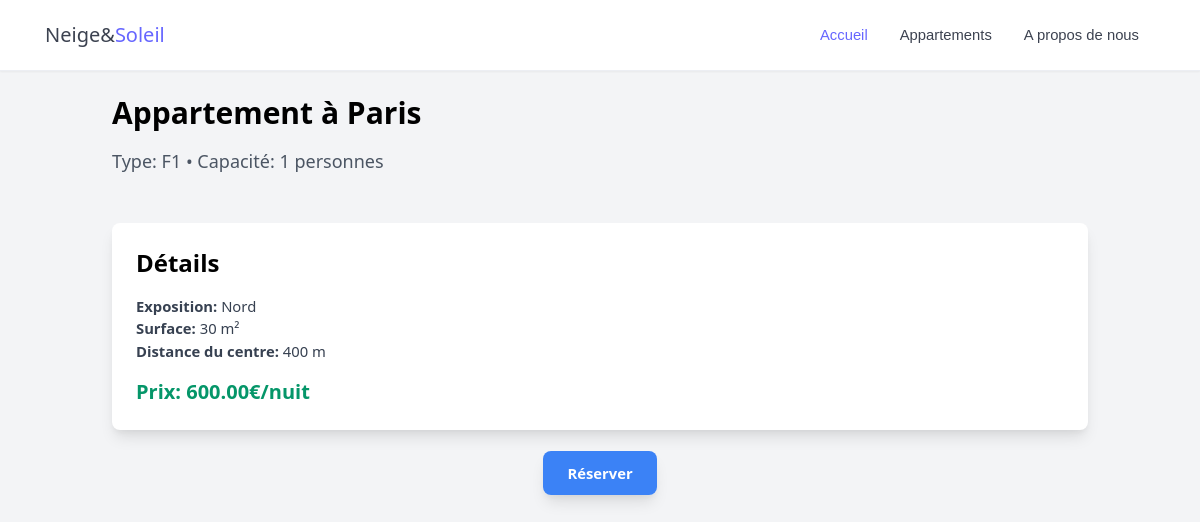
The page /Controlleur/c_detail_annonces.php?id_batiment=B001&numero_appartement=104&prix=600.00 on the database its author committed.
### tables this page shows
CREATE TABLE IF NOT EXISTS APPARTEMENT (
        ID_BATIMENT VARCHAR(30) NOT NULL,
        NUMERO_APPARTEMENT INT NOT NULL,
        ID_VILLE INT NOT NULL,
        ID_PROPRIETAIRE INT NOT NULL,
        ADRESSE VARCHAR(70) NOT NULL,
        CODE_POSTAL INT NOT NULL,
        IMG1 mediumblob DEFAULT NULL,
        IMG2 mediumblob DEFAULT NULL,
        IMG3 mediumblob DEFAULT NULL,
        IMG4 mediumblob DEFAULT NULL,
        TYPE ENUM('F1', 'F2', 'F3', 'F4', 'F5') NOT NULL,
        EXPOSITION ENUM('Nord', 'Nord-est','Nord-ouest','Sud','Sud-est','Sud-ouest','Est', 'Ouest') NOT NULL,
        SURFACE_HABITABLE INT NOT NULL,
        SURFACE_BALCON INT DEFAULT NULL,
        CAPACITE INT NOT NULL,
        DISTANCE INT NOT NULL,
        CONSTRAINT PK_APPARTEMENT PRIMARY KEY (ID_BATIMENT, NUMERO_APPARTEMENT),
        CONSTRAINT FK_APPARTEMENT_VILLE FOREIGN KEY (ID_VILLE) REFERENCES VILLE(ID_VILLE) on update cascade,
        CONSTRAINT FK_APPARTEMENT_PROPRIETAIRE FOREIGN KEY (ID_PROPRIETAIRE) REFERENCES PROPRIETAIRE(ID_PROPRIETAIRE) on update cascade on delete cascade,
        CONSTRAINT FK_APPARTEMENT_BATIMENT FOREIGN KEY (ID_BATIMENT) REFERENCES BATIMENT(ID_BATIMENT) on update cascade on delete cascade
    );

CREATE TABLE IF NOT EXISTS VILLE (
        ID_VILLE INT NOT NULL AUTO_INCREMENT,
        NOM VARCHAR(128) DEFAULT NULL,
        CONSTRAINT PK_VILLE PRIMARY KEY (ID_VILLE)
    );

### Controlleur/c_detail_annonces.php (called while the page is built, shortened)
<?php
require_once __DIR__ . "/Controlleur.class.php";
$unControleur = new Controleur();
$id_batiment = $_GET['id_batiment'] ;
$numero_appartement = $_GET['numero_appartement'] ;
$check=$unControleur->verifierAppartement($id_batiment, $numero_appartement);
if ($check == 1) {
$annonce = $unControleur->selectAppartementEkip($id_batiment, $numero_appartement);
}
else {
    header("Location: ../Vue/Erreur404.php");
}
$prixAffiche=$_GET['prix'];
 require_once __DIR__ . "/../Vue/vue_detail_annonces.php";

### Modele/Modele.class.php (called while the page is built, shortened)
<?php
	class Modele {
		private $unPdo ;
		public function __construct(){
			try {
				$serveur="localhost";
				$bdd = "NeigeSoleil";
				$user = "root";
				$mdp = "";
				$this->unPdo = new PDO("mysql:host=".$serveur.";dbname=".$bdd, $user, $mdp);
			}
			catch(PDOException $exp){
				echo "<br> Erreur de connexion à la BDD :".$exp->getMessage();
			}
		}
			public function selectAppartementEkip($id_batiment, $numero_appartement) {
				$requete = "SELECT apt.*, ekip.*, v.nom as ville FROM Ville v JOIN appartement apt ON apt.id_ville=v.id_ville LEFT JOIN Equipements ekip ON apt.id_batiment=ekip.id_batiment AND apt.numero_appartement=ekip.numero_appartement where :id_batiment = apt.id_batiment and :numero_appartement = apt.numero_appartement;";
				$exec = $this->unPdo->prepare($requete);
				$donnees = [":id_batiment" => $id_batiment, ":numero_appartement" => $numero_appartement];
				$exec->execute($donnees);
				return $exec->fetch();
			}
}
	?>

### Controlleur/Controlleur.class.php (called while the page is built, shortened)
    <?php
   require_once __DIR__ . "/../Modele/Modele.class.php";
    class Controleur {
        private $unModele;
        public function __construct (){
            $this->unModele = new Modele();
        }
        public function selectAppartementEkip($id_batiment, $numero_appartement) {
            return $this->unModele->selectAppartementEkip($id_batiment, $numero_appartement);
        }
}
?>

### Vue/vue_detail_annonces.php (the view, shortened to what this page needs)
<!DOCTYPE html>
<html lang="fr">
<head>
    <link rel="stylesheet" href="../CSS/cssnavbar.css">
    <link rel="stylesheet" href="../CSS/search-bar-accueil.css">
    <link href="https://cdn.jsdelivr.net/npm/tailwindcss@2.2.19/dist/tailwind.min.css" rel="stylesheet">
</head>
<body class="bg-gray-100">
<nav class="navbar">
    <div class="container">
      <div class="navbar-header">
        <a href="../index.php">
          <h4>Neige&<span>Soleil</span></h4>
        </a>
      </div>
      <div class="navbar-menu" id="open-navbar1">
        <ul class="navbar-nav">
          <li class="active"><a href="../index.php">Accueil</a></li>
          <li class="navbar-dropdown">
            <a href="../Controlleur/c_annonces.php">
              Appartements <i class="fa fa-angle-down"></i>
            </a>
          </li>
          <li><a href="#">A propos de nous</a></li>
        </ul>
      </div>
    </div>
  </nav>
    <div class="container mx-auto p-6">
        <h1 class="text-3xl font-bold mb-4">Appartement à <?= htmlspecialchars($annonce['ville']) ?></h1>
        <p class="text-gray-600 text-lg">Type: <?= htmlspecialchars($annonce['TYPE']) ?> • Capacité: <?= htmlspecialchars($annonce['CAPACITE']) ?> personnes</p>
        <div class="bg-white shadow-lg rounded-lg p-6">
            <h2 class="text-2xl font-semibold mb-4">Détails</h2>
            <p class="text-gray-700"><strong>Exposition:</strong> <?= htmlspecialchars($annonce['EXPOSITION']) ?></p>
            <p class="text-gray-700"><strong>Surface:</strong> <?= htmlspecialchars($annonce['SURFACE_HABITABLE']) ?> m²</p>
            <p class="text-gray-700"><strong>Distance du centre:</strong> <?= htmlspecialchars($annonce['DISTANCE']) ?> m</p>
            <p class="text-green-600 font-bold text-xl mt-4">Prix: <?= $prixAffiche ?>€/nuit</p>
        </div>
        <div class="text-center mt-8">
            <a href="../Controlleur/c_reservation.php?id_batiment=<?= $id_batiment ?>&numero_appartement=<?= $numero_appartement ?>" class="px-6 py-3 bg-blue-500 text-white font-bold rounded-lg shadow-lg hover:bg-blue-600">Réserver</a>
        </div>
    </div>
</body>
</html>

### CSS/cssnavbar.css (style rules this page uses)
* { box-sizing: border-box; padding: 0; margin: 0; }
body { font-family: "Roboto", sans-serif; font-size: 0.925rem; }
a { text-decoration: none; }
.container { width: 1170px; position: relative; margin-left: auto; margin-right: auto; padding-left: 15px; padding-right: 15px; }
.navbar, .navbar > .container { width: 100%; display: flex; flex-wrap: wrap; align-items: center; justify-content: space-between; }
.navbar { box-shadow: 0 1px 2px 0 rgba(0, 0, 0, 0.05); background-color: #fff; padding: 1rem 1.15rem; border-bottom: 1px solid #eceef3; }
@media (min-width: 576px) { .navbar .container { max-width: 540px; } }
@media (min-width: 768px) { .navbar .container { max-width: 720px; } }
@media (min-width: 992px) { .navbar .container { max-width: 960px; } }
@media (min-width: 1200px) { .navbar .container { max-width: 1140px; } }
.navbar .navbar-header { display: flex; align-items: center; }
.navbar .navbar-header > a { font-weight: 500; color: #3c4250; }
.navbar .navbar-menu { display: flex; align-items: center; flex-basis: auto; flex-grow: 1; font-family: 'Montserrat', sans-serif; }
.navbar .navbar-menu .navbar-nav { margin-left: auto; flex-direction: row; display: flex; padding-left: 0; margin-bottom: 0; list-style: none; }
.navbar .navbar-menu .navbar-nav > li > a { color: #3c4250; text-decoration: none; display: inline-block; padding: 0.5rem 1rem; }
.navbar .navbar-menu .navbar-nav > li.active a { color: #66f; }
.navbar .navbar-dropdown { position: relative; }
.navbar .navbar-header > a span { color: #66f; }
.navbar .navbar-header h4 { font-weight: 500; font-size: 1.25rem; }

### rows shown on the page
appartement: ID_VILLE.NOM "Paris", TYPE "F1", CAPACITE "1", EXPOSITION "Nord", SURFACE_HABITABLE "30", DISTANCE "400"

### other values the page prints
$prixAffiche "600.00"
